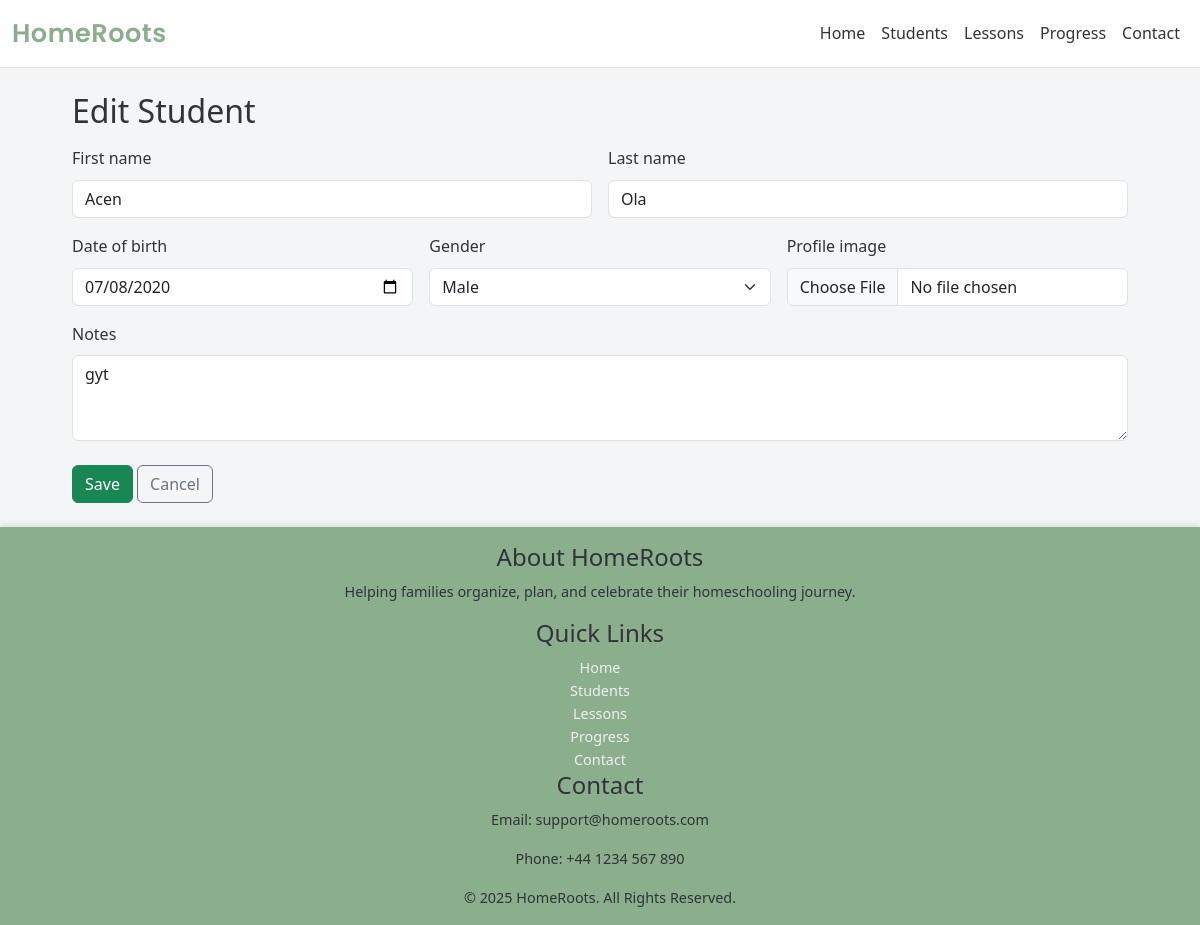
Page /students/1/edit/ on the committed database.
### core/models.py (models this page shows, shortened)
class Student(models.Model):
    GENDER_CHOICES = [
        ('M', 'Male'),
        ('F', 'Female'),
        ('O', 'Other'),
    ]
    first_name = models.CharField(max_length=50)
    last_name = models.CharField(max_length=50)
    dob = models.DateField("Date of birth", null=True, blank=True)
    gender = models.CharField(max_length=1, choices=GENDER_CHOICES, blank=True)
    notes = models.TextField(blank=True)
    profile_image = models.ImageField(upload_to='students/', blank=True, null=True)
    created_at = models.DateTimeField(default=timezone.now)
    class Meta:
        ordering = ['last_name', 'first_name']

### core/views.py (the view)
# urls.py: path('students/<int:pk>/edit/', views.StudentUpdateView.as_view(), name='student_edit'),
class StudentUpdateView(UpdateView):
    model = Student
    form_class = StudentForm
    template_name = 'core/students/form.html'

### core/forms.py
class StudentForm(forms.ModelForm):
    class Meta:
        model = Student
        fields = ['first_name', 'last_name', 'dob', 'gender', 'profile_image', 'notes']
        widgets = {
            'dob': forms.DateInput(attrs={'type': 'date', 'class': 'form-control'}),
            'notes': forms.Textarea(attrs={'rows': 3, 'class': 'form-control'}),
            'first_name': forms.TextInput(attrs={'class': 'form-control'}),
            'last_name': forms.TextInput(attrs={'class': 'form-control'}),
            'gender': forms.Select(attrs={'class': 'form-select'}),
            'profile_image': forms.ClearableFileInput(attrs={'class': 'form-control'}),
        }

### core/templates/core/students/form.html (shortened to what this page needs)
{% extends 'core/base.html' %}
{% block content %}
<div class="container py-4">
  <h2>{% if form.instance.pk %}Edit Student{% else %}Add Student{% endif %}</h2>
  <form method="post" enctype="multipart/form-data" class="mt-3">
    <div class="row g-3">
      <div class="col-md-6">
        <label class="form-label">First name</label>
        {{ form.first_name }}
      </div>
      <div class="col-md-6">
        <label class="form-label">Last name</label>
        {{ form.last_name }}
      </div>
      <div class="col-md-4">
        <label class="form-label">Date of birth</label>
        {{ form.dob }}
      </div>
      <div class="col-md-4">
        <label class="form-label">Gender</label>
        {{ form.gender }}
      </div>
      <div class="col-md-4">
        <label class="form-label">Profile image</label>
        {{ form.profile_image }}
      </div>
      <div class="col-12">
        <label class="form-label">Notes</label>
        {{ form.notes }}
      </div>
    </div>
    <div class="mt-4">
      <button class="btn btn-success" type="submit">Save</button>
      <a href="{% url 'core:students' %}" class="btn btn-outline-secondary">Cancel</a>
    </div>
  </form>
</div>
{% endblock %}

### core/static/core/css/style.css (style rules this page uses)
:root { --primary: #8BAE8C; --secondary: #EAD8C0; --accent: #A5C8E6; --neutral: #F4F5F7; --text-dark: #2F3437; --text-light: #5B5F62; }
body, html { background-color: transparent; background: none; }
* { margin: 0; padding: 0; box-sizing: border-box; font-family: 'Segoe UI', Tahoma, Geneva, Verdana, sans-serif; color: var(--text-dark); }
body { font-family: 'Playfair Display', serif !important; font-size: 16px; background-color: var(--neutral); color: var(--text-dark); line-height: 1.6; }
.container { width: 90%; max-width: 1200px; margin: 0 auto; }

### rows in the picture
Student: first_name "Acen", last_name "Ola", dob "07/08/2020", gender "Male", notes "gyt"
